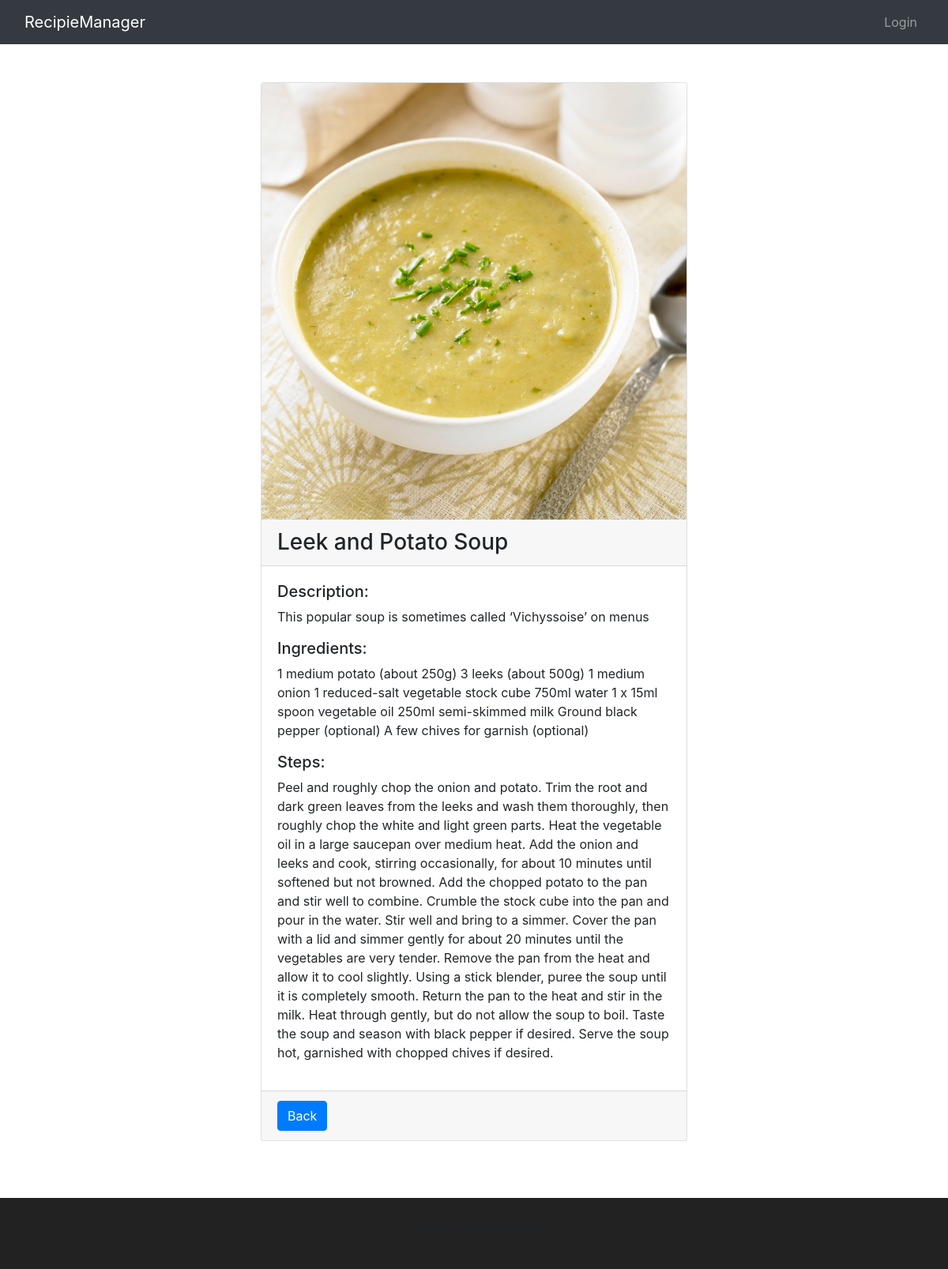
Screenshot of /recipe_view/6/ with the database file from the repository.
### recipies/models.py (models this page shows, shortened)
class Recipe(models.Model):
    title = models.CharField(max_length=100)
    owner = models.ForeignKey(User, on_delete=models.CASCADE)
    description = models.TextField()
    image = models.ImageField(upload_to='images/')
    steps = models.TextField()
    ingredients = models.TextField()
    objects = RecipeManager()

### recipies/views.py (the view)
# urls.py: path('recipe_view/<int:recipe_pk>/', views.recipe_view, name='recipe_view'),
def recipe_view(request, recipe_pk):
    recipe = get_object_or_404(Recipe, pk=recipe_pk)
    return render(request, 'recipies/recipe_view.html', {'recipe': recipe})

### recipies/models.py (called while the page is built)
    def get_queryset(self):
        return super().get_queryset()

### recipies/templates/recipies/recipe_view.html (shortened to what this page needs)
{% extends 'recipies/base.html' %}
{% load bootstrap4 %}
{% block content %}
<div class="container">
  <div class="row justify-content-center">
    <div class="col-md-6">
      <div class="card my-5">
        <img class="card-img-top" src="{{ recipe.image.url }}" alt="{{ recipe.title }}">
        <div class="card-header">
          <h3 class="mb-0">{{ recipe.title }}</h3>
        </div>
        <div class="card-body">
          <h5>Description:</h5>
          <p>{{ recipe.description }}</p>
          <h5>Ingredients:</h5>
          <p>{{ recipe.ingredients }}</p>
          <h5>Steps:</h5>
          <p>{{ recipe.steps }}</p>
        </div>
        {% if user.is_authenticated %}
        <div class="card-footer">
          <a class="btn btn-primary" href="{% url 'recipies:user_home' %}">Back</a>
        </div>
        {% else %}
          <div class="card-footer">
          <a class="btn btn-primary" href="{% url 'recipies:index' %}">Back</a>
        </div>
        {% endif %}
      </div>
    </div>
  </div>
</div>
{% endblock %}

### rows the page displays
Recipe: image (picture), title "Leek and Potato Soup", description "This popular soup is sometimes called ‘Vichyssoise’ on menus", ingredients "1 medium potato (about 250g) 3 leeks (about 500g) 1 medium onion 1 reduced-salt vegetable stock cube 750ml water 1 x 15ml spoon vegetable oil 250ml semi-skimmed milk Ground black pepper (optional) A few chives for garnish (optional)", steps "Peel and roughly chop the onion and potato. Trim the root and dark green leaves from the leeks and wash them thoroughly, then roughly chop the white and light green parts. Heat the vegetable oil in a large saucepan over medium heat. Add the onion and leeks and cook, stirring occasionally, for about 10 minutes until softened but not browned. Add the chopped potato to the pan and stir well to combine. Crumble the stock cube into the pan and pour in the water. Stir well and bring to a simmer. Cover the pan with a lid and simmer gently for about 20 minutes until the vegetables are very tender. Remove the pan from the heat and allow it to cool slightly. Using a stick blender, puree the soup…"
